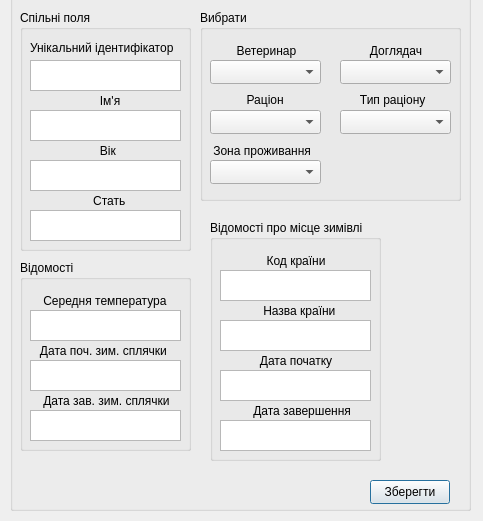
<?xml version="1.0" encoding="UTF-8"?>
<ui version="4.0">
 <class>UpdateAnimalForm</class>
 <widget class="QDialog" name="UpdateAnimalForm">
  <property name="geometry">
   <rect>
    <x>0</x>
    <y>0</y>
    <width>483</width>
    <height>521</height>
   </rect>
  </property>
  <property name="windowTitle">
   <string>Dialog</string>
  </property>
  <widget class="QGroupBox" name="groupBox">
   <property name="geometry">
    <rect>
     <x>10</x>
     <y>-10</y>
     <width>461</width>
     <height>521</height>
    </rect>
   </property>
   <property name="title">
    <string/>
   </property>
   <widget class="QGroupBox" name="jointGroupBox">
    <property name="geometry">
     <rect>
      <x>10</x>
      <y>20</y>
      <width>171</width>
      <height>241</height>
     </rect>
    </property>
    <property name="title">
     <string>Спільні поля</string>
    </property>
    <widget class="QLabel" name="label">
     <property name="geometry">
      <rect>
       <x>10</x>
       <y>30</y>
       <width>151</width>
       <height>16</height>
      </rect>
     </property>
     <property name="text">
      <string>Унікальний ідентифікатор</string>
     </property>
    </widget>
    <widget class="QTextEdit" name="identifierText">
     <property name="geometry">
      <rect>
       <x>10</x>
       <y>50</y>
       <width>151</width>
       <height>31</height>
      </rect>
     </property>
    </widget>
    <widget class="QLabel" name="label_2">
     <property name="geometry">
      <rect>
       <x>10</x>
       <y>80</y>
       <width>151</width>
       <height>21</height>
      </rect>
     </property>
     <property name="text">
      <string>                     Ім'я</string>
     </property>
    </widget>
    <widget class="QTextEdit" name="nameText">
     <property name="geometry">
      <rect>
       <x>10</x>
       <y>100</y>
       <width>151</width>
       <height>31</height>
      </rect>
     </property>
    </widget>
    <widget class="QTextEdit" name="ageText">
     <property name="geometry">
      <rect>
       <x>10</x>
       <y>150</y>
       <width>151</width>
       <height>31</height>
      </rect>
     </property>
    </widget>
    <widget class="QLabel" name="label_3">
     <property name="geometry">
      <rect>
       <x>10</x>
       <y>130</y>
       <width>151</width>
       <height>21</height>
      </rect>
     </property>
     <property name="text">
      <string>                     Вік</string>
     </property>
    </widget>
    <widget class="QLabel" name="label_4">
     <property name="geometry">
      <rect>
       <x>10</x>
       <y>180</y>
       <width>151</width>
       <height>21</height>
      </rect>
     </property>
     <property name="text">
      <string>                   Стать</string>
     </property>
    </widget>
    <widget class="QTextEdit" name="sexText">
     <property name="geometry">
      <rect>
       <x>10</x>
       <y>200</y>
       <width>151</width>
       <height>31</height>
      </rect>
     </property>
    </widget>
   </widget>
   <widget class="QGroupBox" name="sampleGroupBox">
    <property name="geometry">
     <rect>
      <x>190</x>
      <y>20</y>
      <width>261</width>
      <height>191</height>
     </rect>
    </property>
    <property name="title">
     <string>Вибрати</string>
    </property>
    <widget class="QComboBox" name="rationComboBox">
     <property name="geometry">
      <rect>
       <x>10</x>
       <y>100</y>
       <width>111</width>
       <height>24</height>
      </rect>
     </property>
    </widget>
    <widget class="QComboBox" name="rationTypeComboBox">
     <property name="geometry">
      <rect>
       <x>140</x>
       <y>100</y>
       <width>111</width>
       <height>24</height>
      </rect>
     </property>
    </widget>
    <widget class="QComboBox" name="caretakerComboBox">
     <property name="geometry">
      <rect>
       <x>140</x>
       <y>50</y>
       <width>111</width>
       <height>24</height>
      </rect>
     </property>
     <property name="currentText">
      <string/>
     </property>
    </widget>
    <widget class="QComboBox" name="veterinarianComboBox">
     <property name="geometry">
      <rect>
       <x>10</x>
       <y>50</y>
       <width>111</width>
       <height>24</height>
      </rect>
     </property>
    </widget>
    <widget class="QComboBox" name="livANComboBox">
     <property name="geometry">
      <rect>
       <x>10</x>
       <y>150</y>
       <width>111</width>
       <height>24</height>
      </rect>
     </property>
    </widget>
    <widget class="QLabel" name="label_13">
     <property name="geometry">
      <rect>
       <x>140</x>
       <y>30</y>
       <width>111</width>
       <height>21</height>
      </rect>
     </property>
     <property name="mouseTracking">
      <bool>true</bool>
     </property>
     <property name="frameShadow">
      <enum>QFrame::Plain</enum>
     </property>
     <property name="text">
      <string>         Доглядач</string>
     </property>
     <property name="textFormat">
      <enum>Qt::MarkdownText</enum>
     </property>
     <property name="textInteractionFlags">
      <set>Qt::NoTextInteraction</set>
     </property>
    </widget>
    <widget class="QLabel" name="label_15">
     <property name="geometry">
      <rect>
       <x>10</x>
       <y>30</y>
       <width>111</width>
       <height>21</height>
      </rect>
     </property>
     <property name="text">
      <string>        Ветеринар</string>
     </property>
    </widget>
    <widget class="QLabel" name="label_16">
     <property name="geometry">
      <rect>
       <x>10</x>
       <y>80</y>
       <width>111</width>
       <height>20</height>
      </rect>
     </property>
     <property name="text">
      <string>           Раціон</string>
     </property>
    </widget>
    <widget class="QLabel" name="label_17">
     <property name="geometry">
      <rect>
       <x>140</x>
       <y>80</y>
       <width>111</width>
       <height>20</height>
      </rect>
     </property>
     <property name="text">
      <string>      Тип раціону</string>
     </property>
    </widget>
    <widget class="QLabel" name="label_18">
     <property name="geometry">
      <rect>
       <x>10</x>
       <y>130</y>
       <width>111</width>
       <height>21</height>
      </rect>
     </property>
     <property name="text">
      <string> Зона проживання</string>
     </property>
    </widget>
   </widget>
   <widget class="QGroupBox" name="birdInfoGroupBox">
    <property name="geometry">
     <rect>
      <x>200</x>
      <y>230</y>
      <width>171</width>
      <height>241</height>
     </rect>
    </property>
    <property name="title">
     <string>Відомості про місце зимівлі</string>
    </property>
    <widget class="QTextEdit" name="countryCodeText">
     <property name="geometry">
      <rect>
       <x>10</x>
       <y>50</y>
       <width>151</width>
       <height>31</height>
      </rect>
     </property>
    </widget>
    <widget class="QLabel" name="label_6">
     <property name="geometry">
      <rect>
       <x>10</x>
       <y>30</y>
       <width>151</width>
       <height>21</height>
      </rect>
     </property>
     <property name="text">
      <string>              Код країни</string>
     </property>
    </widget>
    <widget class="QLabel" name="label_7">
     <property name="geometry">
      <rect>
       <x>10</x>
       <y>80</y>
       <width>151</width>
       <height>21</height>
      </rect>
     </property>
     <property name="text">
      <string>             Назва країни</string>
     </property>
    </widget>
    <widget class="QTextEdit" name="countryNameText">
     <property name="geometry">
      <rect>
       <x>10</x>
       <y>100</y>
       <width>151</width>
       <height>31</height>
      </rect>
     </property>
    </widget>
    <widget class="QLabel" name="label_8">
     <property name="geometry">
      <rect>
       <x>10</x>
       <y>130</y>
       <width>151</width>
       <height>21</height>
      </rect>
     </property>
     <property name="text">
      <string>            Дата початку</string>
     </property>
    </widget>
    <widget class="QTextEdit" name="startDateBText">
     <property name="geometry">
      <rect>
       <x>10</x>
       <y>150</y>
       <width>151</width>
       <height>31</height>
      </rect>
     </property>
    </widget>
    <widget class="QLabel" name="label_9">
     <property name="geometry">
      <rect>
       <x>10</x>
       <y>180</y>
       <width>151</width>
       <height>21</height>
      </rect>
     </property>
     <property name="text">
      <string>          Дата завершення</string>
     </property>
    </widget>
    <widget class="QTextEdit" name="endDateBText">
     <property name="geometry">
      <rect>
       <x>10</x>
       <y>200</y>
       <width>151</width>
       <height>31</height>
      </rect>
     </property>
    </widget>
   </widget>
   <widget class="QGroupBox" name="reptileInfoGroupBox">
    <property name="geometry">
     <rect>
      <x>10</x>
      <y>270</y>
      <width>171</width>
      <height>191</height>
     </rect>
    </property>
    <property name="title">
     <string>Відомості </string>
    </property>
    <widget class="QTextEdit" name="avarageTemperatureText">
     <property name="geometry">
      <rect>
       <x>10</x>
       <y>50</y>
       <width>151</width>
       <height>31</height>
      </rect>
     </property>
    </widget>
    <widget class="QLabel" name="label_10">
     <property name="geometry">
      <rect>
       <x>10</x>
       <y>30</y>
       <width>151</width>
       <height>21</height>
      </rect>
     </property>
     <property name="text">
      <string>    Середня температура</string>
     </property>
    </widget>
    <widget class="QLabel" name="label_11">
     <property name="geometry">
      <rect>
       <x>10</x>
       <y>80</y>
       <width>151</width>
       <height>21</height>
      </rect>
     </property>
     <property name="text">
      <string>   Дата поч. зим. сплячки</string>
     </property>
    </widget>
    <widget class="QTextEdit" name="stardDateRText">
     <property name="geometry">
      <rect>
       <x>10</x>
       <y>100</y>
       <width>151</width>
       <height>31</height>
      </rect>
     </property>
    </widget>
    <widget class="QTextEdit" name="endDateRText">
     <property name="geometry">
      <rect>
       <x>10</x>
       <y>150</y>
       <width>151</width>
       <height>31</height>
      </rect>
     </property>
    </widget>
    <widget class="QLabel" name="label_12">
     <property name="geometry">
      <rect>
       <x>10</x>
       <y>130</y>
       <width>151</width>
       <height>21</height>
      </rect>
     </property>
     <property name="text">
      <string>    Дата зав. зим. сплячки</string>
     </property>
    </widget>
   </widget>
   <widget class="QPushButton" name="pushButton_7">
    <property name="geometry">
     <rect>
      <x>360</x>
      <y>490</y>
      <width>80</width>
      <height>24</height>
     </rect>
    </property>
    <property name="text">
     <string>Зберегти</string>
    </property>
   </widget>
  </widget>
 </widget>
 <resources/>
 <connections/>
</ui>
